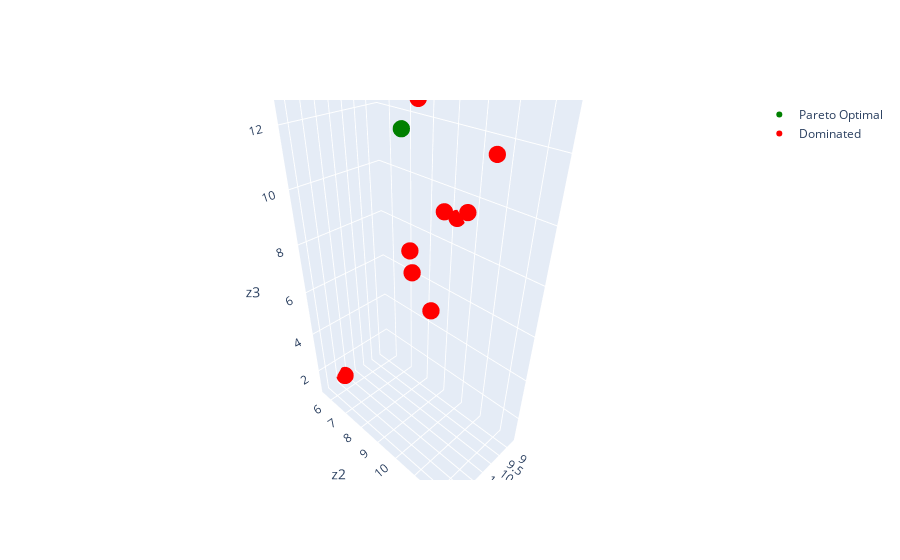

Notebook cell for this chart:
### Code cell
# Step 1: Read criteria from Excel file
# df = pd.read_excel('criteria.xlsx')

# Step 2: Define your criteria for optimality
df['z1'] = df['metric_0']
df['z2'] = df['metric_1']
df['z3'] = df['metric_2']

# Step 3: Normalize the data if needed
# If criteria are on different scales, you might want to normalize them.

# Step 4: Sort the DataFrame based on each criterion in descending order
df_sorted = df.sort_values(by=['z1', 'z2', 'z3'], ascending=False)

# Step 5: Find the Pareto optimal rows using vectorized operations
is_pareto_optimal = np.ones(df_sorted.shape[0], dtype=bool)
current_max_2 = float('-inf')
current_max_3 = float('-inf')

for i in range(df_sorted.shape[0]):
    if df_sorted.iloc[i]['z2'] <= current_max_2 or df_sorted.iloc[i]['z3'] <= current_max_3:
        is_pareto_optimal[i] = False
    else:
        current_max_2 = df_sorted.iloc[i]['z2']
        current_max_3 = df_sorted.iloc[i]['z3']

pareto_optimal_indices = df_sorted[is_pareto_optimal].index
dominated_indices = df_sorted[~is_pareto_optimal].index

# The `pareto_optimal_indices` array contains the index of rows that form the Pareto front in sorted dataframe.
# The `dominated_indices` array contains the index of rows that are dominated in the sorted dataframe.

# Step 6: Plot the data using Plotly
fig = go.Figure()

# Plot Pareto optimal rows
fig.add_trace(go.Scatter3d(
    x=df.loc[pareto_optimal_indices, 'z1'],
    y=df.loc[pareto_optimal_indices, 'z2'],
    z=df.loc[pareto_optimal_indices, 'z3'],
    mode='markers',
    name='Pareto Optimal',
    marker=dict(
        color='green',
        size=6
    )
))

# Plot dominated rows
fig.add_trace(go.Scatter3d(
    x=df.loc[dominated_indices, 'z1'],
    y=df.loc[dominated_indices, 'z2'],
    z=df.loc[dominated_indices, 'z3'],
    mode='markers',
    name='Dominated',
    marker=dict(
        color='red',
        size=6
    )
))

# Update layout for better visualization
fig.update_layout(scene=dict(
    xaxis_title='z1',
    yaxis_title='z2',
    zaxis_title='z3'
))

# Show the plot
fig.show()

### Figure 1 — Plotly figure (JSON) as saved in the notebook; plotly's stock layout.template omitted (floating-point values rounded to 4 significant figures)
{"data": [{"marker": {"color": "green", "size": 6}, "mode": "markers", "name": "Pareto Optimal", "type": "scatter3d", "x": [12.22], "y": [10.43], "z": [12.89]}, {"marker": {"color": "red", "size": 6}, "mode": "markers", "name": "Dominated", "type": "scatter3d", "x": [11.57, 11.42, 11.24, 11.15, 10.02, 9.393, 9.208, 9.095, 8.639], "y": [10.11, 12.45, 5.579, 10.84, 10.72, 7.806, 7.994, 8.619, 9.242], "z": [8.712, 12.62, 1.09, 10.7, 10.25, 7.569, 12.66, 5.177, 9.073]}], "layout": {"scene": {"xaxis": {"title": {"text": "z1"}}, "yaxis": {"title": {"text": "z2"}}, "zaxis": {"title": {"text": "z3"}}}}}
